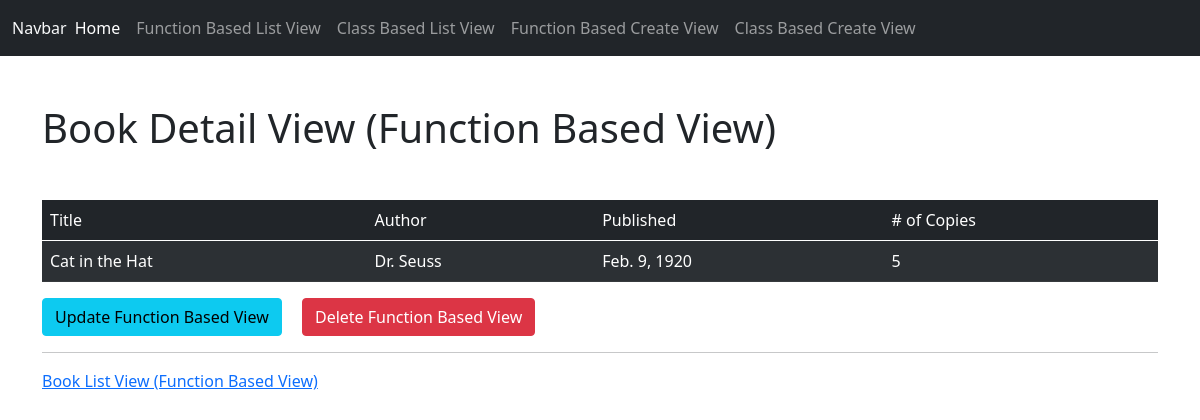
The app's page /firstapp/book_detail_view/1 with its own data.
### firstapp/models.py (models this page shows, shortened)
class Book(models.Model):
	title = models.CharField(max_length=200, null=True, blank=True)
	author = models.CharField(max_length=200, null=True, blank=True)
	published_date = models.DateField()
	number_of_copies = models.IntegerField()

### firstapp/views.py (the view)
# urls.py: path('book_detail_view/<int:pk>', views.book_detail_view, name='book_detail_view'),
def book_detail_view(request, pk):
	book = get_object_or_404(Book, pk=pk)
	context = {
		'book':book
	}
	return render(request, 'firstapp/book_detail_view.html', context)

### firstapp/templates/firstapp/book_detail_view.html
{% extends 'base.html' %}
{% block content %}
<div class="my-5">
	<h1>Book Detail View (Function Based View)</h1>
</div>
<table class="table table-dark table-striped text-white">
	<thead>
		<td>Title</td>
		<td>Author</td>
		<td>Published</td>
		<td># of Copies</td>
	</thead>
	<tbody>
		<tr>
			<td>{{book.title}}</td>
			<td>{{book.author}}</td>
			<td>{{book.published_date}}</td>
			<td>{{book.number_of_copies}}</td>
		</tr>
	</tbody>
</table>
<a class='btn btn-info me-3' href="{% url 'firstapp:book_update_view' pk=book.pk %}">Update Function Based View</a>
<a class='btn btn-danger' href="{% url 'firstapp:book_delete_view' pk=book.pk %}">Delete Function Based View</a>
<hr>
<a href="{% url 'firstapp:book_list_view' %}">Book List View (Function Based View)</a>
{% endblock %}

### records on screen
Book: title "Cat in the Hat", author "Dr. Seuss", published_date "Feb. 9, 1920", number_of_copies "5"
